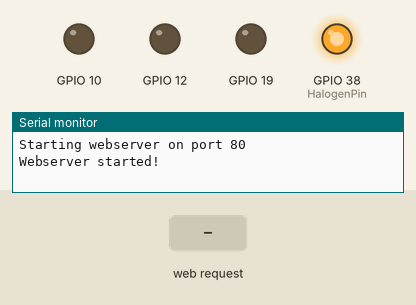
Bench run of a sketch on a simulated ESP32-S3. Shown: output pins drawn as LEDs (lit = HIGH), the last lines printed to the serial monitor. The inputs (shaded band) are chosen by the test bench. WiFi joins after 1.5 s; servers stay silent unless stated.

Above: at 2.7 s.
2.8 s: HTTP request GET /A1 received
At 4.0 s:
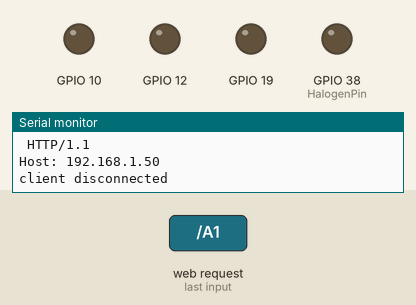
4.3 s: HTTP request GET /A4 received
At 5.4 s:
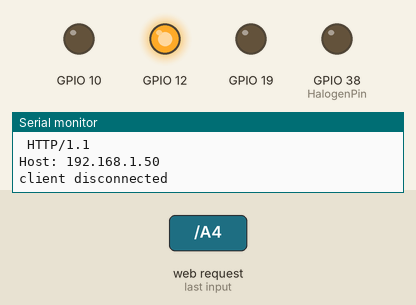
5.8 s: HTTP request GET /B1 received
At 6.5 s:
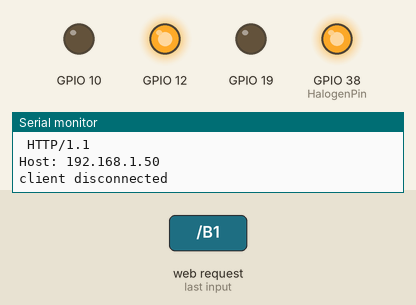
7.3 s: HTTP request GET /B4 received
At 7.7 s:
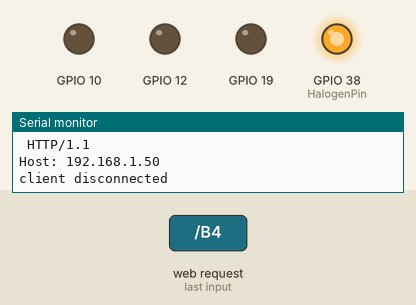
Timing chart, 0 to 9.8 s (numbered marks = the images above; inputs shaded):
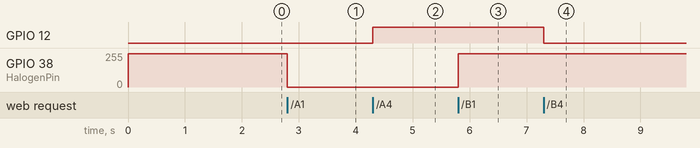

The sketch:

SimpleWebServerWiFi.ino
```cpp
#ifndef __CC3200R1M1RGC__
#include <SPI.h>
#endif
#include <WiFi.h>

// your network name also called SSID
char ssid[] = "summertime";
// your network password
char password[] = "wirelesslife";
// your network key Index number (needed only for WEP)
int keyIndex = 0;

WiFiServer server(80);

#define PotPin 6
#define HalogenPin 38
int potValue;

int moduleToNum(char *module) {

  if (strcmp(module,"FxHit4thSA")==0) {
    return 1;
  } else if (strcmp(module,"6LkEwn2IXM")==0) {
    return 4;
  } else if (strcmp(module,"ZRx0iKWXuM")==0) {
    return 5;
  }
}

int numToPin(int num) {
  Serial.println("!!!!**");
    Serial.println(num);
      Serial.println("!!!!**");

  if (num==1) {
    return 38;
  } else if (num==3) {
    return 6;
  } else if (num==4) {
    return 12;
  }
}

void HalogenLamp() {
  potValue = analogRead(PotPin) * (70.0 /1023) ;
  analogWrite(HalogenPin, potValue);
}

void setup() {
  Serial.begin(115200);      // initialize serial communication
  pinMode(19, OUTPUT);
  pinMode(12, OUTPUT);
  pinMode(10, OUTPUT);
  pinMode(38, OUTPUT);

  digitalWrite(12,LOW);
  digitalWrite(10,LOW);
  analogWrite(38,250);

  // attempt to connect to Wifi network:
  Serial.print("Attempting to connect to Network named: ");
  // print the network name (SSID);
  Serial.println(ssid);
  // Connect to WPA/WPA2 network. Change this line if using open or WEP network:
  WiFi.begin(ssid, password);
  while ( WiFi.status() != WL_CONNECTED) {
    // print dots while we wait to connect
    Serial.print(".");
    delay(300);
  }

  Serial.println("\nYou're connected to the network");
  Serial.println("Waiting for an ip address");

  while (WiFi.localIP() == INADDR_NONE) {
    // print dots while we wait for an ip addresss
    Serial.print(".");
    delay(300);
  }

  Serial.println("\nIP Address obtained");

  // you're connected now, so print out the status
  printWifiStatus();

  Serial.println("Starting webserver on port 80");
  server.begin();                           // start the web server on port 80
  Serial.println("Webserver started!");
}

void loop() {
  int i = 0;
  WiFiClient client = server.available();   // listen for incoming clients

  if (client) {                             // if you get a client,
    Serial.println("new client");           // print a message out the serial port
    char buffer[150] = {0};                 // make a buffer to hold incoming data
    while (client.connected()) {            // loop while the client's connected
      if (client.available()) {             // if there's bytes to read from the client,
        char c = client.read();             // read a byte, then
        Serial.write(c);                    // print it out the serial monitor
        if (c == '\n') {                    // if the byte is a newline character

          // if the current line is blank, you got two newline characters in a row.
          // that's the end of the client HTTP request, so send a response:
          if (strlen(buffer) == 0) {
            // HTTP headers always start with a response code (e.g. HTTP/1.1 200 OK)
            // and a content-type so the client knows what's coming, then a blank line:
            client.println("HTTP/1.1 200 OK");
            client.println("Content-type:text/html");
            client.println();

            // the content of the HTTP response follows the header:
            client.println("<html><head><title>Energia CC3100 WiFi Web Server</title></head><body align=center>");
            client.println("<h1 align=center><font color=\"red\">Welcome to the CC3100 WiFi Web Server</font></h1>");
            client.print("RED LED <button onclick=\"location.href='/H'\">HIGH</button>");
            client.println(" <button onclick=\"location.href='/L'\">LOW</button><br>");

            // The HTTP response ends with another blank line:
            client.println();
            // break out of the while loop:
            break;
          }
          else {      // if you got a newline, then clear the buffer:
            memset(buffer, 0, 150);
            i = 0;
          }
        }
        else if (c != '\r') {    // if you got anything else but a carriage return character,
          buffer[i++] = c;      // add it to the end of the currentLine
        }

        // Check to see if the client request was "GET /H" or "GET /L":
        if (endsWith(buffer, "GET /A1")) {
          analogWrite(numToPin(1), 0);               // GET /H turns the LED on
        }
        if (endsWith(buffer, "GET /B1")) {
          analogWrite(numToPin(1), 250);               // GET /H turns the LED on
        }

        if (endsWith(buffer, "GET /A4")) {
          digitalWrite(numToPin(4), 1);               // GET /H turns the LED on
        }
        if (endsWith(buffer, "GET /B4")) {
          digitalWrite(numToPin(4), 0);               // GET /H turns the LED on
        }
      }
    }
    // close the connection:
    client.stop();
    Serial.println("client disconnected");
  }

  //HalogenLamp();
}

//
//a way to check if one array ends with another array
//
boolean endsWith(char* inString, char* compString) {
  int compLength = strlen(compString);
  int strLength = strlen(inString);

  //compare the last "compLength" values of the inString
  int i;
  for (i = 0; i < compLength; i++) {
    char a = inString[(strLength - 1) - i];
    char b = compString[(compLength - 1) - i];
    if (a != b) {
      return false;
    }
  }
  return true;
}

void printWifiStatus() {
  // print the SSID of the network you're attached to:
  Serial.print("SSID: ");
  Serial.println(WiFi.SSID());

  // print your WiFi IP address:
  IPAddress ip = WiFi.localIP();
  Serial.print("IP Address: ");
  Serial.println(ip);

  // print the received signal strength:
  long rssi = WiFi.RSSI();
  Serial.print("signal strength (RSSI):");
  Serial.print(rssi);
  Serial.println(" dBm");
  // print where to go in a browser:
  Serial.print("To see this page in action, open a browser to http://");
  Serial.println(ip);
}
```

Measured:
- after the input at 2.8 s, GPIO 38 (HalogenPin): 250/255 → 0/255 at once
- after the input at 4.3 s, GPIO 12: LOW → HIGH at once
- after the input at 5.8 s, GPIO 38 (HalogenPin): 0/255 → 250/255 at once
- after the input at 7.3 s, GPIO 12: HIGH → LOW at once
